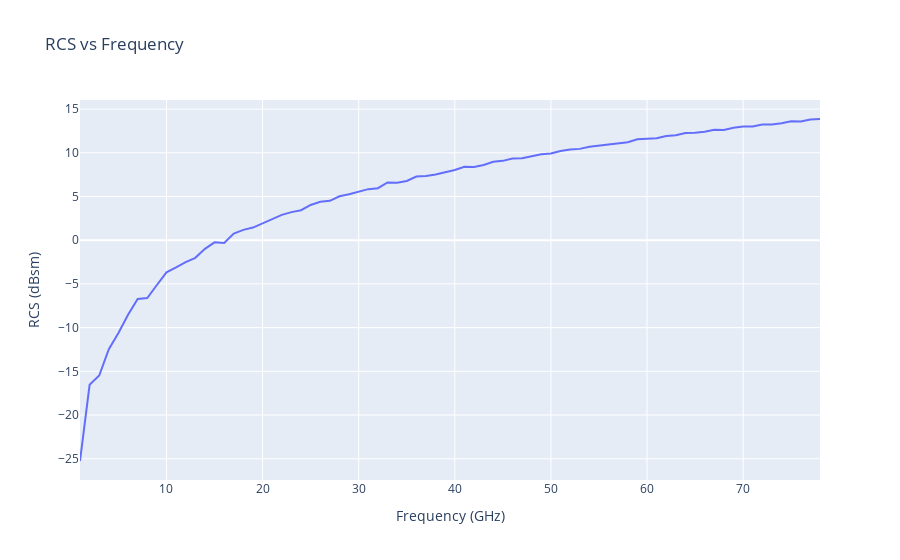

Notebook code cell kept with this figure:
### Code cell
fig = go.Figure()

fig.add_trace(go.Scatter(x=freq/1e9, y=rcs))

fig.update_layout(
    title='RCS vs Frequency',
    yaxis=dict(title='RCS (dBsm)'),
    xaxis=dict(title='Frequency (GHz)', dtick=10),
)

# uncomment this to display interactive plot
fig.show()

# display static image to reduce size on radarsimx.com
# img_bytes = fig.to_image(format="jpg", scale=2)
# display(Image(img_bytes))

### Figure 1 — Plotly figure (JSON) as saved in the notebook; plotly's stock layout.template omitted (floating-point values rounded to 4 significant figures)
{"data": [{"type": "scatter", "x": [1, 2, 3, 4, 5, 6, 7, 8, 9, 10, 11, 12, 13, 14, 15, 16, 17, 18, 19, 20, 21, 22, 23, 24, 25, 26, 27, 28, 29, 30, 31, 32, 33, 34, 35, 36, 37, 38, 39, 40, 41, 42, 43, 44, 45, 46, 47, 48, 49, 50, 51, 52, 53, 54, 55, 56, 57, 58, 59, 60, 61, 62, 63, 64, 65, 66, 67, 68, 69, 70, 71, 72, 73, 74, 75, 76, 77, 78], "y": [-25.26, -16.54, -15.48, -12.46, -10.62, -8.538, -6.718, -6.614, -5.123, -3.672, -3.101, -2.508, -2.015, -0.9913, -0.2425, -0.3194, 0.7569, 1.186, 1.447, 1.941, 2.42, 2.898, 3.215, 3.436, 4.034, 4.393, 4.503, 5.026, 5.249, 5.528, 5.845, 5.951, 6.606, 6.575, 6.778, 7.284, 7.337, 7.528, 7.801, 8.042, 8.409, 8.367, 8.612, 8.97, 9.081, 9.339, 9.389, 9.655, 9.841, 9.926, 10.21, 10.38, 10.45, 10.7, 10.84, 10.97, 11.13, 11.2, 11.54, 11.58, 11.66, 11.91, 12.0, 12.27, 12.29, 12.41, 12.65, 12.61, 12.86, 13.0, 13.02, 13.23, 13.23, 13.39, 13.6, 13.57, 13.8, 13.87]}], "layout": {"title": {"text": "RCS vs Frequency"}, "xaxis": {"dtick": 10, "title": {"text": "Frequency (GHz)"}}, "yaxis": {"title": {"text": "RCS (dBsm)"}}}}
